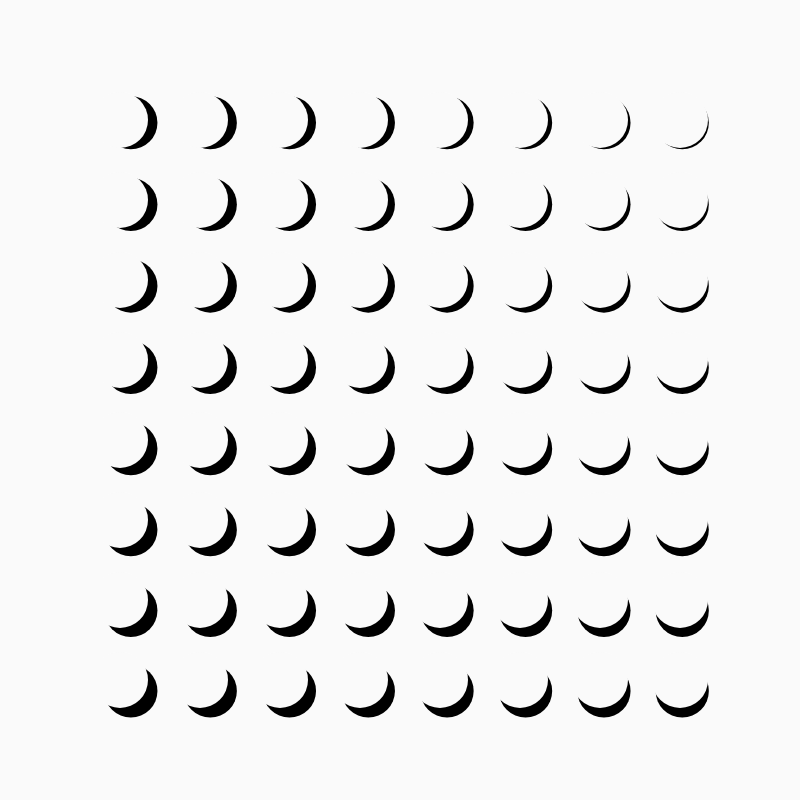
Frame 1 (no input)
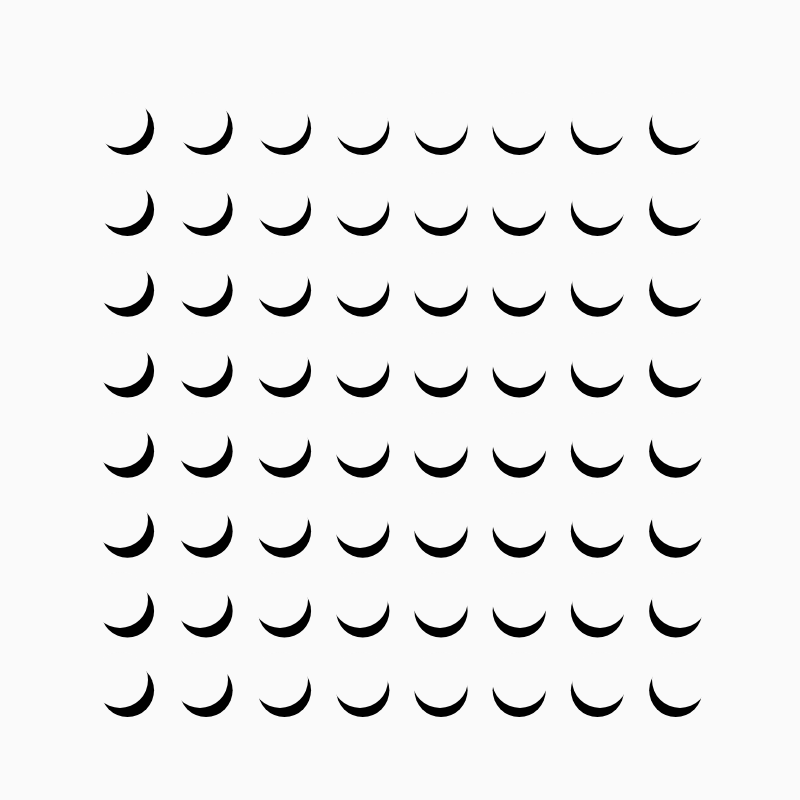
Frame 60 (no input)
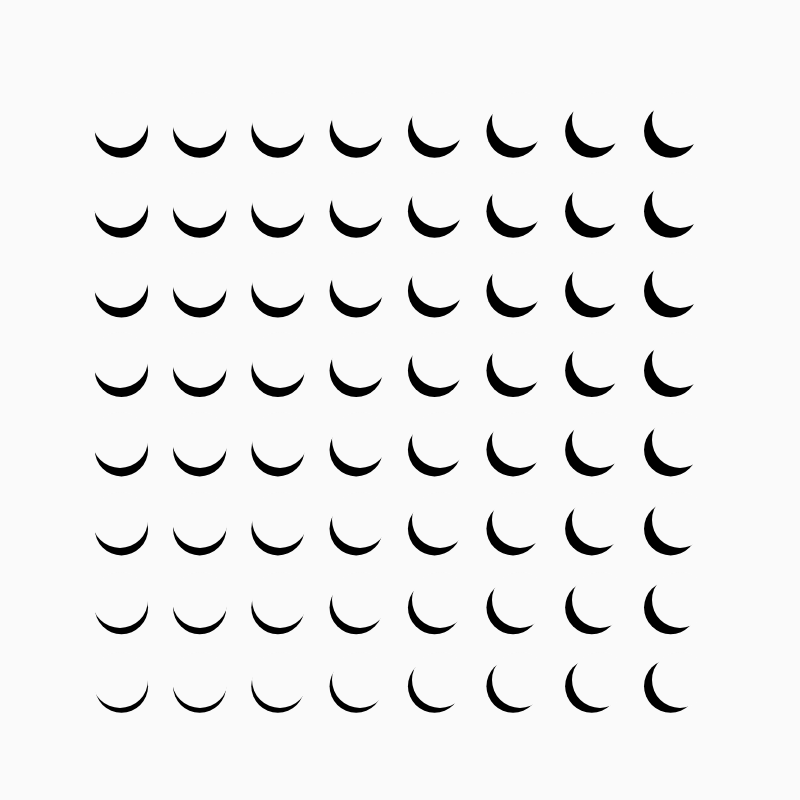
Frame 120 (the mouse pressed at the canvas centre since frame 60)

The p5.js sketch that drew these frames (run headless with seeded random() and noise() and a simulated clock; from frame 60 on, the mouse is pressed at the canvas centre):

// p5.js sketch
// ── sketch.js

let cp;

function setup() {
  createCanvas(800, 800);

  cp = random(colorPalletes).colors;
}

function draw() {
  background(250);

  const grid = 80;
  let index = 0;
  for(let x = grid*1.5; x < width-grid; x += grid){
    for (let y = grid*1.5; y < height-grid; y += grid) {
      const s = grid * 0.7;
      const offset = s*0.2;
      noStroke();
      fill(0);
      circle(x + cos(frameCount / 100 + x/500) * offset, y + sin(frameCount / 100 + y/500) * offset, s * 0.95);
      // fill(cp[index%cp.length]);
      fill(250);
      circle(x, y, s);
      index ++;
    }
  }
}

class Easing {
  static easeInSine(x) {
    return 1 - Math.cos((x * Math.PI) / 2);
  }

  static easeOutSine(x) {
    return Math.sin((x * Math.PI) / 2);
  }

  static easeInOutSine(x) {
    return -(Math.cos(Math.PI * x) - 1) / 2;
  }

  static easeInQuad(x) {
    return x * x;
  }

  static easeOutQuad(x) {
    return 1 - (1 - x) * (1 - x);
  }

  static easeInOutQuad(x) {
    return x < 0.5 ? 2 * x * x : 1 - Math.pow(-2 * x + 2, 2) / 2;
  }

  static easeInCubic(x) {
    return x * x * x;
  }

  static easeOutCubic(x) {
    return 1 - Math.pow(1 - x, 3);
  }

  static easeInOutCubic(x) {
    return x < 0.5 ? 4 * x * x * x : 1 - Math.pow(-2 * x + 2, 3) / 2;
  }

  static easeInQuart(x) {
    return x * x * x * x;
  }

  static easeOutQuart(x) {
    return 1 - Math.pow(1 - x, 4);
  }

  static easeInOutQuart(x) {
    return x < 0.5 ? 8 * x * x * x * x : 1 - Math.pow(-2 * x + 2, 4) / 2;
  }

  static easeInQuint(x) {
    return x * x * x * x * x;
  }

  static easeOutQuint(x) {
    return 1 - Math.pow(1 - x, 5);
  }

  static easeInOutQuint(x) {
    return x < 0.5 ? 16 * x * x * x * x * x : 1 - Math.pow(-2 * x + 2, 5) / 2;
  }

  static easeInExpo(x) {
    return x === 0 ? 0 : Math.pow(2, 10 * x - 10);
  }

  static easeOutExpo(x) {
    return x === 1 ? 1 : 1 - Math.pow(2, -10 * x);
  }

  static easeInOutExpo(x) {
    return x === 0 ?
      0 :
      x === 1 ?
      1 :
      x < 0.5 ?
      Math.pow(2, 20 * x - 10) / 2 :
      (2 - Math.pow(2, -20 * x + 10)) / 2;
  }

  static easeInCirc(x) {
    return 1 - Math.sqrt(1 - Math.pow(x, 2));
  }

  static easeOutCirc(x) {
    return Math.sqrt(1 - Math.pow(x - 1, 2));
  }

  static easeInOutCirc(x) {
    return x < 0.5 ?
      (1 - Math.sqrt(1 - Math.pow(2 * x, 2))) / 2 :
      (Math.sqrt(1 - Math.pow(-2 * x + 2, 2)) + 1) / 2;
  }

  static easeOutBack(x) {
    const c1 = 1.70158;
    const c3 = c1 + 1;
    return 1 + c3 * Math.pow(x - 1, 3) + c1 * Math.pow(x - 1, 2);
  }

  static easeInOutBack(x) {
    const c1 = 1.70158;
    const c2 = c1 * 1.525;
    return x < 0.5 ?
      (Math.pow(2 * x, 2) * ((c2 + 1) * 2 * x - c2)) / 2 :
      (Math.pow(2 * x - 2, 2) * ((c2 + 1) * (x * 2 - 2) + c2) + 2) / 2;
  }
}

const colorPalletes = [
  {
    name: "DeepEmeraldGold",
    colors: ["#005e55", "#fff9bf", "#edb50c", "#b8003d", "#5e001f"],
  },
  {
    name: "WarmRainbow",
    colors: ["#01204E", "#028391", "#F6DCAC", "#FAA968", "#F85525"],
  },
  {
    name: "ChocolateAndCream",
    colors: ["#D54751", "#EF9A48", "#FFFCC7", "#4DA394", "#59322B"],
  },
  {
    name: "PopArt",
    colors: ["#241965", "#653993", "#9F4094", "#B73D6E", "#F19406"],
  },
  {
    name: "DeepEmeraldGold",
    colors: ["#F87523", "#FFC31B", "#E7DCC9", "#1DB7B9", "#126D68"],
  },
  {
    name: "GreenPink",
    colors: ["#01B999", "#FAB3B3", "#DC958F", "#A1D8CE", "#F1FAF7"],
  },
  {
    name: "NatureTranquility",
    colors: ["#106A6B", "#07374B", "#CAB381", "#E9E0CE"],
  },
  {
    name: "VibrantHarmony",
    colors: ["#F15946", "#5681CB", "#FAAA2D", "#296647", "#453945"],
  },
  {
    name: "Serenity Bliss",
    colors: ["#FFB4B8", "#EF4B28", "#0A563A", "#FFBC54", "#ECE9E0"],
  }
];
